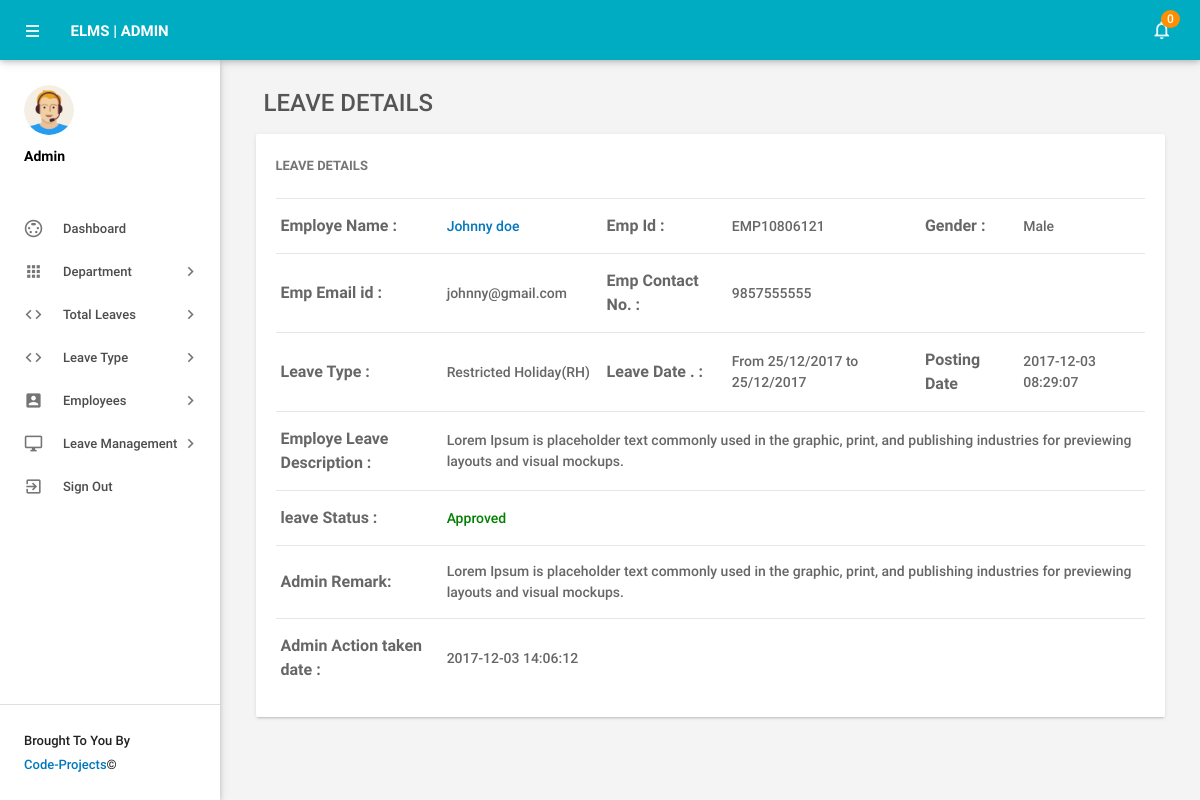
Page /admin/leave-details.php?leaveid=10 (signed in) on the committed database.
### tables this page shows
CREATE TABLE `tblleaves` (
  `id` int(11) NOT NULL,
  `LeaveType` varchar(110) NOT NULL,
  `ToDate` varchar(120) NOT NULL,
  `FromDate` varchar(120) NOT NULL,
  `Description` mediumtext NOT NULL,
  `PostingDate` timestamp NOT NULL DEFAULT current_timestamp(),
  `AdminRemark` mediumtext DEFAULT NULL,
  `AdminRemarkDate` varchar(120) DEFAULT NULL,
  `Status` int(1) NOT NULL,
  `IsRead` int(1) NOT NULL,
  `empid` int(11) DEFAULT NULL
);

CREATE TABLE `tblemployees` (
  `id` int(11) NOT NULL,
  `EmpId` varchar(100) NOT NULL,
  `FirstName` varchar(150) NOT NULL,
  `LastName` varchar(150) NOT NULL,
  `EmailId` varchar(200) NOT NULL,
  `Password` varchar(180) NOT NULL,
  `Gender` varchar(100) NOT NULL,
  `Dob` varchar(100) NOT NULL,
  `Department` varchar(255) NOT NULL,
  `Address` varchar(255) NOT NULL,
  `City` varchar(200) NOT NULL,
  `Country` varchar(150) NOT NULL,
  `Phonenumber` char(11) NOT NULL,
  `Status` int(1) NOT NULL,
  `RegDate` timestamp NOT NULL DEFAULT current_timestamp()
);

### admin/leave-details.php (the view, shortened to what this page needs)
<?php
include('includes/config.php');
if(strlen($_SESSION['alogin'])==0)
    {
header('location:index.php');
}
else{
 ?>
<!DOCTYPE html>
<html lang="en">
    <head>
        <link type="text/css" rel="stylesheet" href="../assets/plugins/materialize/css/materialize.min.css"/>
        <link href="../assets/plugins/material-preloader/css/materialPreloader.min.css" rel="stylesheet">
        <link href="../assets/plugins/datatables/css/jquery.dataTables.min.css" rel="stylesheet">
                <link href="../assets/plugins/google-code-prettify/prettify.css" rel="stylesheet" type="text/css"/>
        <link href="../assets/css/alpha.min.css" rel="stylesheet" type="text/css"/>
        <link href="../assets/css/custom.css" rel="stylesheet" type="text/css"/>
    </head>
    <body>
       <?php include('includes/header.php');?>
       <?php include('includes/sidebar.php');?>
            <main class="mn-inner">
                <div class="row">
                    <div class="col s12">
                        <div class="page-title" style="font-size:24px;">Leave Details</div>
                    </div>
                    <div class="col s12 m12 l12">
                        <div class="card">
                            <div class="card-content">
                                <span class="card-title">Leave Details</span>
                                <table id="example" class="display responsive-table ">
                                    <tbody>
<?php
$lid=intval($_GET['leaveid']);
$sql = "SELECT tblleaves.id as lid,tblemployees.FirstName,tblemployees.LastName,tblemployees.EmpId,tblemployees.id,tblemployees.Gender,tblemployees.Phonenumber,tblemployees.EmailId,tblleaves.LeaveType,tblleaves.ToDate,tblleaves.FromDate,tblleaves.Description,tblleaves.PostingDate,tblleaves.Status,tblleaves.AdminRemark,tblleaves.AdminRemarkDate from tblleaves join tblemployees on tblleaves.empid=tblemployees.id where tblleaves.id=:lid";
$query = $dbh -> prepare($sql);
$query->bindParam(':lid',$lid,PDO::PARAM_STR);
$query->execute();
$results=$query->fetchAll(PDO::FETCH_OBJ);
$cnt=1;
if($query->rowCount() > 0)
{
foreach($results as $result)
{
      ?>
                                        <tr>
                                            <td style="font-size:16px;"> <b>Employe Name :</b></td>
                                              <td><a href="editemployee.php?empid=<?php echo htmlentities($result->id);?>" target="_blank">
                                                <?php echo htmlentities($result->FirstName." ".$result->LastName);?></a></td>
                                              <td style="font-size:16px;"><b>Emp Id :</b></td>
                                              <td><?php echo htmlentities($result->EmpId);?></td>
                                              <td style="font-size:16px;"><b>Gender :</b></td>
                                              <td><?php echo htmlentities($result->Gender);?></td>
                                          </tr>
                                          <tr>
                                             <td style="font-size:16px;"><b>Emp Email id :</b></td>
                                            <td><?php echo htmlentities($result->EmailId);?></td>
                                             <td style="font-size:16px;"><b>Emp Contact No. :</b></td>
                                            <td><?php echo htmlentities($result->Phonenumber);?></td>
                                            <td>&nbsp;</td>
                                             <td>&nbsp;</td>
                                        </tr>
  <tr>
                                             <td style="font-size:16px;"><b>Leave Type :</b></td>
                                            <td><?php echo htmlentities($result->LeaveType);?></td>
                                             <td style="font-size:16px;"><b>Leave Date . :</b></td>
                                            <td>From <?php echo htmlentities($result->FromDate);?> to <?php echo htmlentities($result->ToDate);?></td>
                                            <td style="font-size:16px;"><b>Posting Date</b></td>
                                           <td><?php echo htmlentities($result->PostingDate);?></td>
                                        </tr>
<tr>
                                             <td style="font-size:16px;"><b>Employe Leave Description : </b></td>
                                            <td colspan="5"><?php echo htmlentities($result->Description);?></td>
                                        </tr>
<tr>
<td style="font-size:16px;"><b>leave Status :</b></td>
<td colspan="5"><?php $stats=$result->Status;
if($stats==1){
?>
<span style="color: green">Approved</span>
 <?php } if($stats==2)  { ?>
<span style="color: red">Not Approved</span>
<?php } if($stats==0)  { ?>
 <span style="color: blue">waiting for approval</span>
 <?php } ?>
</td>
</tr>
<tr>
<td style="font-size:16px;"><b>Admin Remark: </b></td>
<td colspan="5"><?php
if($result->AdminRemark==""){
  echo "waiting for Approval";
}
else{
echo htmlentities($result->AdminRemark);
}
?></td>
 </tr>
 <tr>
<td style="font-size:16px;"><b>Admin Action taken date : </b></td>
<td colspan="5"><?php
if($result->AdminRemarkDate==""){
  echo "NA";
}
else{
echo htmlentities($result->AdminRemarkDate);
}
?></td>
 </tr>
                                         <?php $cnt++;} }?>
                                    </tbody>
                                </table>
                            </div>
                        </div>
                    </div>
                </div>
            </main>
        </div>
        <div class="left-sidebar-hover"></div>
    </body>
</html>
<?php } ?>

### rows in the picture
tblleaves: tblemployees.FirstName+LastName "Johnny doe", tblemployees.EmpId "EMP10806121", tblemployees.Gender "Male", tblemployees.EmailId "johnny@gmail.com", tblemployees.Phonenumber "9857555555", LeaveType "Restricted Holiday(RH)", FromDate "25/12/2017", ToDate "25/12/2017", PostingDate "2017-12-03 08:29:07", Description "Lorem Ipsum is placeholder text commonly used in the graphic, print, and publishing industries for previewing layouts and visual mockups.", Status "Approved", AdminRemark "Lorem Ipsum is placeholder text commonly used in the graphic, print, and publishing industries for previewing layouts and visual mockups.", AdminRemarkDate "2017-12-03 14:06:12"

### other values in the picture
$unreadcount "0"
